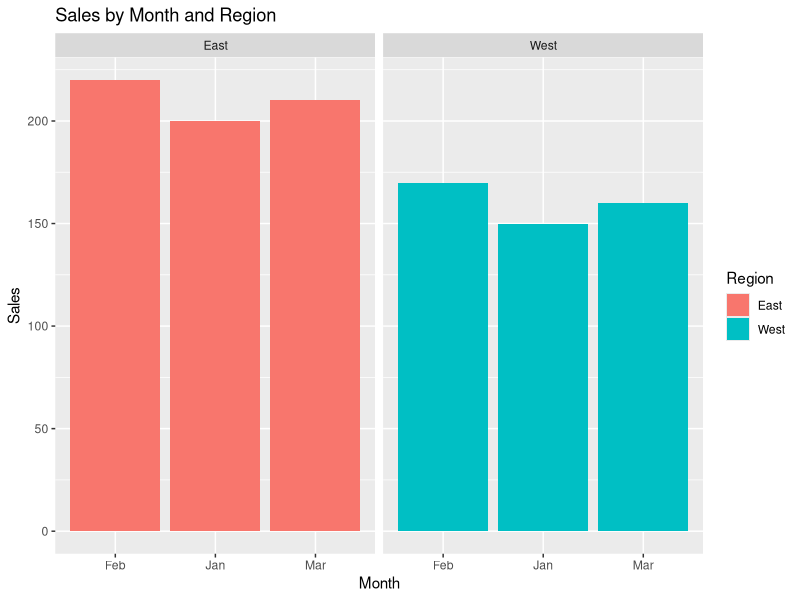

The R script that drew this image:
library(ggplot2)
library(reshape2)

data <- data.frame(
  Month = c("Jan", "Jan", "Feb", "Feb", "Mar", "Mar"),
  Region = c("East", "West", "East", "West", "East", "West"),
  Sales = c(200, 150, 220, 170, 210, 160)
)
  
ggplot(data, aes(x=Month, y=Sales, fill=Region)) +
  geom_bar(stat="identity", position="dodge") +
  facet_wrap(~Region) +
  labs(title="Sales by Month and Region", x="Month", y="Sales")